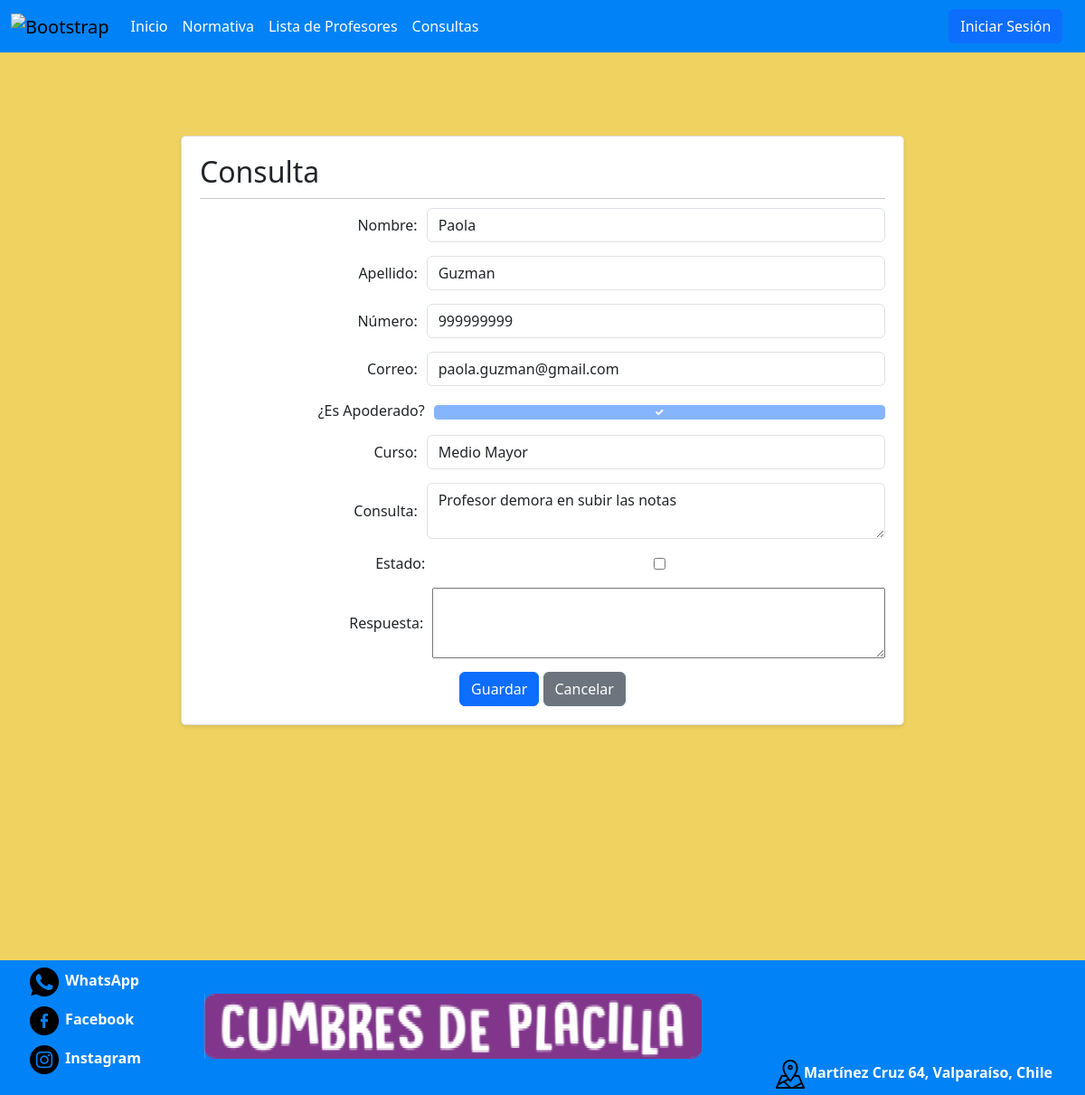
The page /SitioWeb/estadoConsulta/1 on the database as committed earlier.
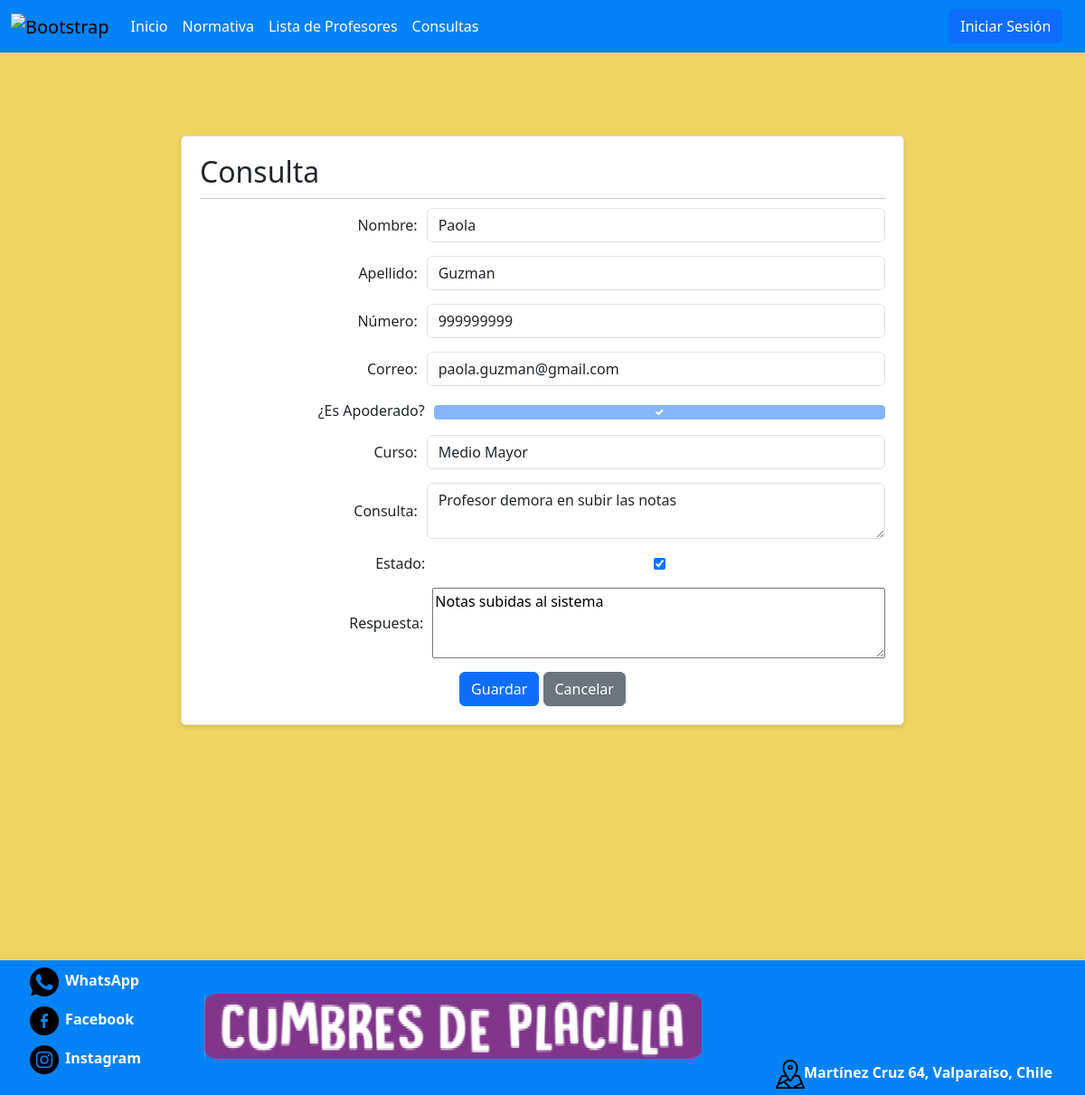
The same page on the database as committed later.
### SitioWeb/models.py (models this page shows, shortened)
class Consulta(models.Model):
    id_consulta = models.AutoField(db_column='idConsulta', primary_key=True)
    nombre_c = models.CharField(max_length=20)
    apellido_c = models.CharField(max_length=20)
    numero_c = models.IntegerField()
    correo_c = models.EmailField(max_length=254)
    apoderado_c = models.BooleanField(default=False)
    curso = models.ForeignKey(Curso, on_delete=models.PROTECT, blank=True, null=True)
    consulta_c = models.TextField()
    estado_c = models.BooleanField(default=False)
    respuesta_c = models.TextField(blank=True, null=True)
    class Meta:
        db_table = 'SitioWeb_consulta'

class Curso(models.Model):
    nombreCurso = models.CharField(max_length=30)
    def __str__(self):
        return self.nombreCurso

### SitioWeb/views.py (the view)
# urls.py: path('estadoConsulta/<int:id>', estadoConsulta, name='estadoConsulta'),
def estadoConsulta(request, id):
    consulta = get_object_or_404(Consulta, id_consulta=id)
    if request.method == 'POST':
        estado_form = EstadoForm(request.POST, instance=consulta)
        if estado_form.is_valid():
            estado_form.save()
            return redirect('listarConsulta')
    else:
        estado_form = EstadoForm(instance=consulta)
    data = {
        'consulta': consulta,
        'estado_form': estado_form,
    }
    return render(request, 'paginas/estadoConsulta.html', data)

### SitioWeb/forms.py
class EstadoForm(forms.ModelForm):
    class Meta:
        model = Consulta
        fields = ['estado_c', 'respuesta_c']
        widgets = {
            'estado_c': forms.CheckboxInput(),
            'respuesta_c': forms.Textarea(attrs={'rows': 3}),
        }

### SitioWeb/templates/paginas/estadoConsulta.html (shortened to what the changed rows need)
{% load static %}
<!DOCTYPE html>
<html lang="en">
<head>
 <link href="https://cdn.jsdelivr.net/npm/bootstrap@5.3.3/dist/css/bootstrap.min.css" rel="stylesheet">
 <link type='text/css' href="{%static "css/style.css"%}" rel="stylesheet" />
</head>
<body>
    <main class="form-container">
      <br><br><br>
      <div class="card">
          <div class="card-body">
              <h2>Consulta</h2>
              <form method="post">
                  <div class="form-group">
                      <label for="nombre_c">Nombre:</label>
                      <input type="text" class="form-control" id="nombre_c" value="{{ consulta.nombre_c }}" readonly>
                  </div>
                  <div class="form-group">
                      <label for="apellido_c">Apellido:</label>
                      <input type="text" class="form-control" id="apellido_c" value="{{ consulta.apellido_c }}" readonly>
                  </div>
                  <div class="form-group">
                      <label for="numero_c">Número:</label>
                      <input type="text" class="form-control" id="numero_c" value="{{ consulta.numero_c }}" readonly>
                  </div>
                  <div class="form-group">
                      <label for="correo_c">Correo:</label>
                      <input type="email" class="form-control" id="correo_c" value="{{ consulta.correo_c }}" readonly>
                  </div>
                  <div class="form-group">
                      <label for="apoderado_c">¿Es Apoderado?</label>
                      <input type="checkbox" class="form-check-input" id="apoderado_c" {% if consulta.apoderado_c %}checked{% endif %} disabled>
                  </div>
                  <div class="form-group">
                      <label for="curso">Curso:</label>
                      {% if consulta.curso %}
                          <input type="text" class="form-control" id="curso" value="{{ consulta.curso }}" readonly>
                      {% else %}
                          <input type="text" class="form-control" id="curso" value="Ninguno" readonly>
                      {% endif %}
                  </div>
                  <div class="form-group">
                      <label for="consulta_c">Consulta:</label>
                      <textarea class="form-control" id="consulta_c" readonly>{{ consulta.consulta_c }}</textarea>
                  </div>
                  <div class="form-group">
                      <label for="estado">Estado:</label>
                      {{ estado_form.estado_c }}
                  </div>
                  <div class="form-group">
                      <label for="respuesta">Respuesta:</label>
                      {{ estado_form.respuesta_c }}
                  </div>
              </form>
          </div>
      </div>
  </main>
    <br><br><br><br><br><br><br><br><br><br>
</body>
</html>

Rows that differ between the two databases and show on the page:
changed Consulta "Paola": estado_c "☐" → "☑"; respuesta_c (not shown) → "Notas subidas al sistema"
